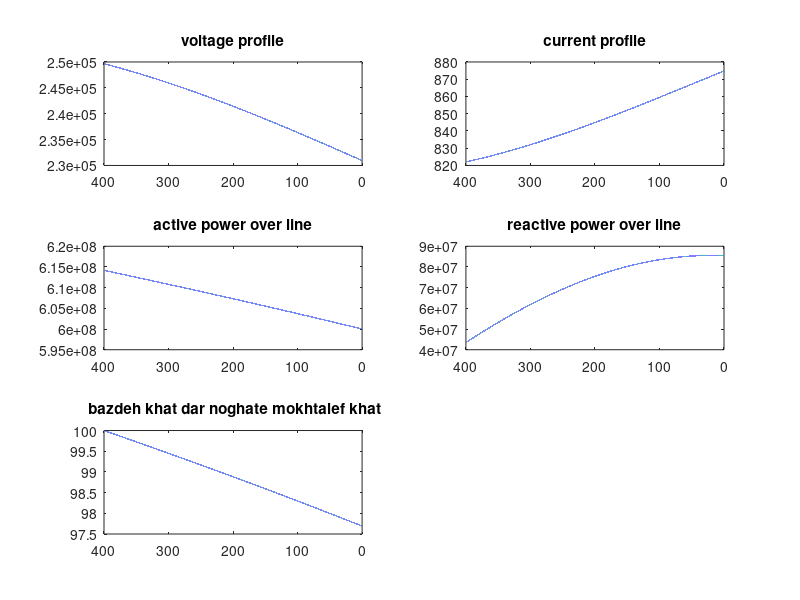

MATLAB code to generate this figure:

%------ codes for part A
z=0.0165+0.3306*1i; %z in kilometer
y=(4.674*(10^-6))*1i; %y in kilometer
Zc=sqrt(z/y);%  in ohm
gama=sqrt(z*y);% in  one over kilometer unit
VLL_rated=400*10^3;
VLoad_ln=VLL_rated/sqrt(3); % load volatage in line to nutral
L=400;% inkilometer
PL=600*10^6;%active power
cosphi=0.99;
angle_of_cosphi=-acosd(cosphi); %power factor lag (determined in it's sign)
gamma_L=gama*L;% gamma & length production in pu
vr=VLoad_ln;% load voltage line to nutral
ir_mag=(PL/(abs(cosphi)*VLoad_ln*3));% load current
ir=(ir_mag * cos(angle_of_cosphi*(pi/180)) + ir_mag * sin(angle_of_cosphi*(pi/180))*1i); % load current in Cartesian



X=0:0.01:L;% variable length ( the length is zero in vicinity of  the load)
gama_X =gama*X;

%---------------------------- calculation of ABCD parameter

A=cosh(gama_X);
B=Zc*sinh(gama_X);
C=(1/Zc)*sinh(gama_X);
D=A;

%---------------------------- calculation of current and voltage over entire line
%Vs=voltage over entire line
%Is=current over entire line

vs=A*vr + B*ir;% sending line_to_nutral voltage at sending end
is=C*vr + D*ir;

vs_mag=abs(vs);
is_mag=abs(is);


is_angle=zeros(1,length(X));
vs_angle=zeros(1,length(X));
for i=1:length(X)          % assiging in the loop, for the sake of inner matrix dimensions must agree.
is_angle(i)=atand(imag(is(i))/real(is(i)));% construction of is angle matrix
vs_angle(i)=atand(imag(vs(i))/real(vs(i)));% construction of Vs angle matrix
end

%----------------------------- calculation of active and reactive power over the line

angle_VS_IS =vs_angle-is_angle;
cosine_Vs_Is_angle=cosd(angle_VS_IS);
sine_Vs_Is_angle=sind(angle_VS_IS);


P=zeros(1,length(X));% construction of P matrix
Q=zeros(1,length(X));% construction of Q matrix
for i=1:length(X)           % assiging in the loop, for the sake of inner matrix dimensions must agree.
P(i)=3*vs_mag(i)*is_mag(i)*cosine_Vs_Is_angle(i);
Q(i)=3*vs_mag(i)*is_mag(i)*sine_Vs_Is_angle(i);
end


%------------------ bazdeh khat
PS=P(length(X)); %sening end power
randeman=(P/PS)*100; % each power over power in teh seding end (it plased on lenghth(X) argument)


figure('Name','partA - computer assignment','NumberTitle','off')

subplot(3,2,1);plot(X,vs_mag);set(gca,'XDir','rev');% just reverse x axis in standard form    
title('voltage profile')

subplot(3,2,2);plot(X,is_mag);set(gca,'XDir','rev')% just reverse x axis in standard form 
title('current profile')

subplot(3,2,3);plot(X,P);set(gca,'XDir','rev');% just reverse x axis in standard form    
title('active power over line')

subplot(3,2,4);plot(X,Q);set(gca,'XDir','rev')% just reverse x axis in standard form 
title('reactive power over line')


subplot(3,2,5);plot(X,randeman);set(gca,'XDir','rev')% just reverse x axis in standard form 
title(' bazdeh khat dar noghate mokhtalef khat')


